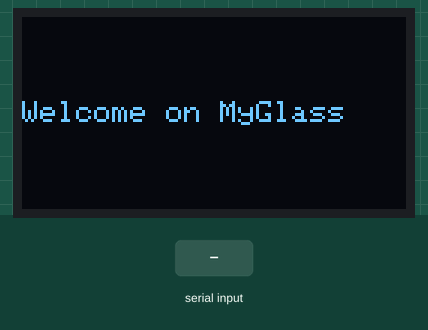
A sketch run on a simulated Arduino Uno, built with avr-gcc and run on an emulated ATmega328P. On the bench: 128×64 one-colour display. The test bench sets the inputs (shaded band). What the sketch prints to the serial monitor is not drawn.

Above: at 1.2 s.
1.3 s: "1" received over the second serial link
At 3.4 s:
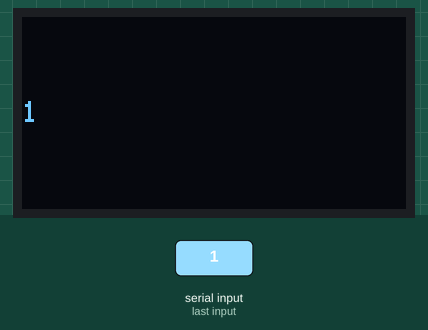
Timing chart, 0 to 4.9 s (numbered marks = the images above; inputs shaded):
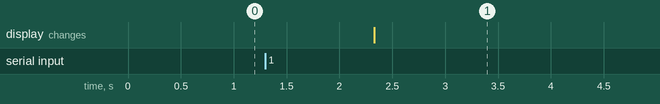

The sketch:

main.ino
```cpp
#include <SPI.h>
#include <Wire.h>
#include <Adafruit_GFX.h>
#include <Adafruit_SSD1306.h>
#include <SoftwareSerial.h>

SoftwareSerial hc06(2, 3);

Adafruit_SSD1306 display(-1);

String request;

void setup()
{
  display.begin(SSD1306_SWITCHCAPVCC, 0x3C);
  display.clearDisplay();

  Serial.begin(9600);
  hc06.begin(9600);
}

void loop() {
  display_notification("Welcome on MyGlass");

  if (hc06.available()) {
    request = hc06.readString();
  }

  if (request.length() > 0) {
    Serial.println("Received that message");
    display_notification(request);
    delay(5000);
    request = "";
  }
}

void display_notification(String notification) {
  display.clearDisplay();
  display.setTextSize(1);
  display.setTextColor(WHITE);
  display.setCursor(0,28);
  display.println(notification);
  display.display();
}
```

Measured:
- after the input at 1.3 s, the display: changes after 1.0 s (image 1)
